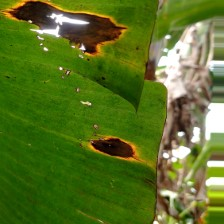
#> input picture data/shifatearman/bananalsd/versions/1/BananaLSD/OriginalSet/cordana/151.jpeg, 224 x 224 px, found by its file name; its folder holds 3 pictures in this run
$ python gen_mixed_dataset.py
#> lines starting #> are read from the running program, lines starting #| are printed output that depends on the picture
import random
import os
from PIL import Image

out_dir = os.path.join('data', 'mixed_dataset')
TARGET_SIZE = (224, 224)

"""
Mistura os datasets GuavaDiseaseDataset e BananaLSD criando um novo dataset combinado.
Divide em: 70% treino, 20% validação, 10% teste

Estrutura final:
mixed_dataset/
    ├── train/ (70%)
    │   ├── cordana/
    │   ├── sigatoka/
    │   ├── pestalotiopsis/
    │   ├── healthy_banana/
    │   ├── anthracnose/
    │   ├── fruit_fly/
    │   └── healthy_guava/
    ├── val/ (20%)
    └── test/ (10%)
"""

random.seed(42)

banana_root = os.path.join('data', 'shifatearman', 'bananalsd',
                           'versions', '1', 'BananaLSD')

guava_base = os.path.join('data', 'asadullahgalib', 'guava-disease-dataset',
                          'versions', '6', 'GuavaDiseaseDataset', 'GuavaDiseaseDataset')

os.makedirs(out_dir, exist_ok=True)

banana_classes = {
    'cordana': 'cordana',
    'sigatoka': 'sigatoka',
    'pestalotiopsis': 'pestalotiopsis',
    'healthy': 'healthy_banana'
}

guava_classes = {
    'Anthracnose': 'anthracnose',
    'fruit_fly': 'fruit_fly',
    'healthy_guava': 'healthy_guava'
}

splits = ['train', 'val', 'test']
split_ratios = {'train': 0.7, 'val': 0.2, 'test': 0.1}

print("Iniciando a mistura dos datasets com divisão 70/20/10...\n")

all_classes = list(banana_classes.values()) + list(guava_classes.values())
for split in splits:
    for class_name in all_classes:
        class_dir = os.path.join(out_dir, split, class_name)
        os.makedirs(class_dir, exist_ok=True)

print("=== Processando Banana Dataset (OriginalSet + AugmentedSet) ===")

for banana_orig, banana_dest in banana_classes.items():
    original_images = []
    augmented_images = []

    original_path = os.path.join(banana_root, 'OriginalSet', banana_orig)
    if os.path.exists(original_path):
        for img_file in os.listdir(original_path):
            if img_file.lower().endswith(('.jpeg', '.jpg', '.png')):
                original_images.append(os.path.join(original_path, img_file))

    augmented_path = os.path.join(banana_root, 'AugmentedSet', banana_orig)
    if os.path.exists(augmented_path):
        for img_file in os.listdir(augmented_path):
            if img_file.lower().endswith(('.jpeg', '.jpg', '.png')):
                augmented_images.append(os.path.join(augmented_path, img_file))

    random.shuffle(original_images)

    total = len(original_images)
    train_end = int(total * split_ratios['train'])
    val_end = train_end + int(total * split_ratios['val'])

    train_originals = original_images[:train_end]
    val_originals = original_images[train_end:val_end]
    test_originals = original_images[val_end:]

    dest_train = os.path.join(out_dir, 'train', banana_dest)
    for src_file in train_originals:
        img = Image.open(src_file).convert('RGB')
#> img is the input picture: PIL image 224x224 RGB; mean R, G, B 88.9, 113, 36.8
        img = img.resize(TARGET_SIZE, Image.Resampling.LANCZOS)
        img_file = os.path.basename(src_file)
        dest_file = os.path.join(dest_train, f'banana_original_{img_file}')
        img.save(dest_file)

    for src_file in augmented_images:
        img = Image.open(src_file).convert('RGB')
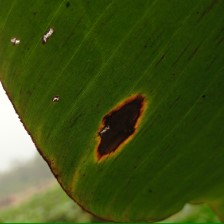
#> input picture data/shifatearman/bananalsd/versions/1/BananaLSD/OriginalSet/cordana/142.jpeg, 224 x 224 px, found by its file name
#> img is the input picture: PIL image 224x224 RGB; mean R, G, B 61.1, 78.2, 21.3
        img = img.resize(TARGET_SIZE, Image.Resampling.LANCZOS)
        img_file = os.path.basename(src_file)
        dest_file = os.path.join(dest_train, f'banana_augmented_{img_file}')
        img.save(dest_file)

    print(
        f'✓ {banana_dest} (train): {len(train_originals) + len(augmented_images)} imagens')

    dest_val = os.path.join(out_dir, 'val', banana_dest)
    for src_file in val_originals:
        img = Image.open(src_file).convert('RGB')
        img = img.resize(TARGET_SIZE, Image.Resampling.LANCZOS)
        img_file = os.path.basename(src_file)
        dest_file = os.path.join(dest_val, f'banana_original_{img_file}')
        img.save(dest_file)

    print(f'✓ {banana_dest} (val): {len(val_originals)} imagens')

    dest_test = os.path.join(out_dir, 'test', banana_dest)
    for src_file in test_originals:
        img = Image.open(src_file).convert('RGB')
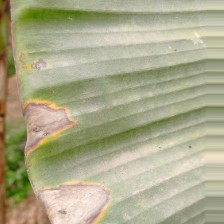
#> input picture data/shifatearman/bananalsd/versions/1/BananaLSD/OriginalSet/cordana/160.jpeg, 224 x 224 px, found by its file name
#> img is the input picture: PIL image 224x224 RGB; mean R, G, B 171.7, 170, 138.9
        img = img.resize(TARGET_SIZE, Image.Resampling.LANCZOS)
        img_file = os.path.basename(src_file)
        dest_file = os.path.join(dest_test, f'banana_original_{img_file}')
        img.save(dest_file)

    print(f'✓ {banana_dest} (test): {len(test_originals)} imagens')

print("\n=== Processando Guava Dataset ===")
for guava_orig, guava_dest in guava_classes.items():
    train_src = os.path.join(guava_base, 'train', guava_orig)
    train_dest = os.path.join(out_dir, 'train', guava_dest)

    if os.path.exists(train_src):
        train_images = [f for f in os.listdir(train_src)
                        if f.lower().endswith(('.jpeg', '.jpg', '.png'))]

        for img_file in train_images:
            src_file = os.path.join(train_src, img_file)
            img = Image.open(src_file).convert('RGB')
            img = img.resize(TARGET_SIZE, Image.Resampling.LANCZOS)
            dest_file = os.path.join(train_dest, f'guava_{img_file}')
            img.save(dest_file)

        print(f'✓ {guava_dest} (train): {len(train_images)} imagens')

    val_src = os.path.join(guava_base, 'val', guava_orig)
    val_dest = os.path.join(out_dir, 'val', guava_dest)

    if os.path.exists(val_src):
        val_images = [f for f in os.listdir(val_src)
                      if f.lower().endswith(('.jpeg', '.jpg', '.png'))]

        for img_file in val_images:
            src_file = os.path.join(val_src, img_file)
            img = Image.open(src_file).convert('RGB')
            img = img.resize(TARGET_SIZE, Image.Resampling.LANCZOS)
            dest_file = os.path.join(val_dest, f'guava_{img_file}')
            img.save(dest_file)

        print(f'✓ {guava_dest} (val): {len(val_images)} imagens')

    test_src = os.path.join(guava_base, 'test', guava_orig)
    test_dest = os.path.join(out_dir, 'test', guava_dest)

    if os.path.exists(test_src):
        test_images = [f for f in os.listdir(test_src)
                       if f.lower().endswith(('.jpeg', '.jpg', '.png'))]

        for img_file in test_images:
            src_file = os.path.join(test_src, img_file)
            img = Image.open(src_file).convert('RGB')
            img = img.resize(TARGET_SIZE, Image.Resampling.LANCZOS)
            dest_file = os.path.join(test_dest, f'guava_{img_file}')
            img.save(dest_file)

        print(f'✓ {guava_dest} (test): {len(test_images)} imagens')

print(f"\n✅ Dataset misto criado com sucesso em: {out_dir}")

print("\n" + "="*60)
print("ESTATÍSTICAS DO DATASET MISTO")
print("="*60)

total_per_split = {}
for split in splits:
    split_dir = os.path.join(out_dir, split)
    print(f"\n{split.upper()}:")
    split_total = 0

    for class_name in sorted(os.listdir(split_dir)):
        class_path = os.path.join(split_dir, class_name)
        if os.path.isdir(class_path):
            num_images = len([f for f in os.listdir(class_path)
                              if f.lower().endswith(('.jpeg', '.jpg', '.png'))])
            print(f"  {class_name:20s}: {num_images:4d} imagens")
            split_total += num_images

    total_per_split[split] = split_total
    print(f"  {'TOTAL':20s}: {split_total:4d} imagens")

grand_total = sum(total_per_split.values())
print(f"\n{'='*60}")
print("PROPORÇÕES:")
print(f"{'='*60}")
for split in splits:
#> (the run stopped early here; a loop or call above may not have finished)
